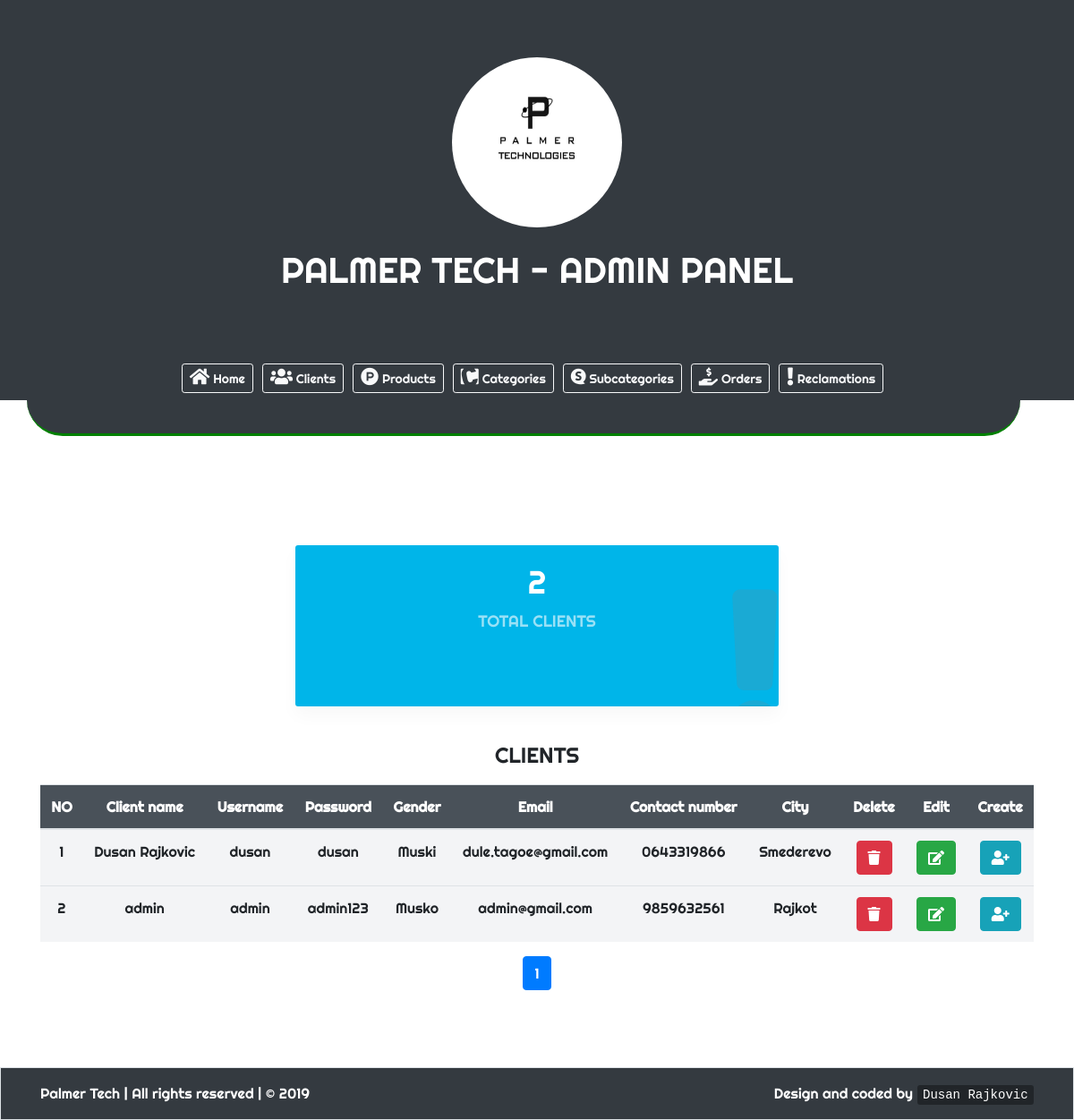
The page /admin/korisnici.php on the database its author committed.
### tables this page shows
CREATE TABLE `korisnik` (
  `korisnik_id` int(4) NOT NULL,
  `korisnik_imeprezime` varchar(35) NOT NULL,
  `korisnik_username` varchar(25) NOT NULL,
  `korisnik_password` varchar(20) NOT NULL,
  `korisnik_pol` varchar(7) NOT NULL,
  `korisnik_email` varchar(35) NOT NULL,
  `korisnik_contact` varchar(12) NOT NULL,
  `korisnik_grad` varchar(20) NOT NULL
);

### admin/korisnici.php (the view, shortened to what this page needs)
	<!DOCTYPE html>
	<html lang="en">
			<head>
				<link rel="stylesheet" href="../css/bootstrap.min.css">
				<link rel="stylesheet" href="https://cdnjs.cloudflare.com/ajax/libs/font-awesome/4.7.0/css/font-awesome.min.css">
				<link rel="stylesheet" href="https://use.fontawesome.com/releases/v5.3.1/css/all.css">
				<link href="../css/animate.css" rel="stylesheet" type="text/css" />
				<link href="../css/aos.css" rel="stylesheet" type="text/css" />
				<link href="css/style.css" rel="stylesheet" type="text/css" />
			</head>
<body onload="myFunction()" style="margin:0;">
	<div class="jumbotron text-center bg-dark" style="margin-bottom:0; border-radius: 0 !important;">
		<img class="img-fluid rounded-circle animated zoomInDown" style="height:190px; width:190px;" src="../images/palmertech.jpg"><br><br>
		<h1 class="display-5 animated bounceInLeft text-white">PALMER TECH - ADMIN PANEL</h1>
	</div>
	<nav class="navbar justify-content-center sticky-top navbar-icon-top navbar-expand-lg navbar-dark bg-dark">
	<div class="collapse navbar-collapse justify-content-md-center" id="navbarSupportedContent">
		<ul class="navbar-nav">
			<div class="btn-group pmenu">
				<button type="button" class="btn btn-outline-light btn-sm" onclick="document.location.href='index.php'">
					<i class="fas fa-home" style="font-size:20px;"></i> Home
				</button>
			</div>
			<div class="btn-group pmenu">
				<button type="button" class="btn btn-outline-light btn-sm" onclick="document.location.href='korisnici.php'">
					<i class="fas fa-users" style="font-size:20px;"></i> Clients
				</button>
			</div>
			<div class="btn-group pmenu">
				<button type="button" class="btn btn-outline-light btn-sm" onclick="document.location.href='artikli.php'">
					<i class="fab fa-product-hunt" style="font-size:20px;"></i> Products
				</button>
			</div>
			<div class="btn-group pmenu">
				<button type="button" class="btn btn-outline-light btn-sm" onclick="document.location.href='kategorije.php'">
					<i class="fab fa-contao" style="font-size:20px;"></i> Categories
				</button>
			</div>
			<div class="btn-group pmenu">
				<button type="button" class="btn btn-outline-light btn-sm" onclick="document.location.href='potkategorije.php'">
					<i class="fab fa-speakap" style="font-size:20px;"></i> Subcategories
				</button>
			</div>
			<div class="btn-group pmenu">
				<button type="button" class="btn btn-outline-light btn-sm" onclick="document.location.href='narudzbine.php'">
					<i class="fas fa-hand-holding-usd" style="font-size:20px;"></i> Orders
				</button>
			</div>
			<div class="btn-group pmenu">
				<button type="button" class="btn btn-outline-light btn-sm" onclick="document.location.href='reklamacije.php'">
					<i class="fas fa-exclamation" style="font-size:20px;"></i> Reclamations
				</button>
			</div>
		</ul>
	</div>
	</nav>
	<div class="container">
		<div class="row bg-dark" style="border-bottom: 3px solid green; height:40px; width:100%; border-bottom-right-radius: 45px; border-bottom-left-radius: 45px;">
		</div>
	</div>
	<br><br><br>
	<section class="statistic statistic2 text-center">
			<div class="container">
					<div class="row justify-content-center">
							<div class="col-md-6 col-lg-6">
									<div class="statistic__item statistic__item--blue">
										<?php
										include("../includes/connection.php");
										$query="select count(*) as total from korisnik";
										$stmt = $conn->prepare($query);
										$stmt->execute();
										$totalrow = $stmt->fetch();
										echo '<h2 class="number">'.$totalrow['total'].'</h2>';
										 ?>
											<span class="desc">Total clients</span>
											<div class="icon">
													<i class="fas fa-exclamation"></i>
											</div>
									</div>
							</div>
					</div>
			</div>
	</section>
	<div class="container text-center" style="padding-bottom: 70px;">
		<h4 class="animated bounceInRight text-center" style="padding-bottom: 10px;">CLIENTS</h4>
		<table class="table" style="background: #F3F4F6;">
		<thead class="text-white" style="background: #1F2833; opacity: 0.8;">
			<tr>
				<th scope="col">NO</th>
				<th scope="col">Client name</th>
				<th scope="col">Username</th>
				<th scope="col">Password</th>
				<th scope="col">Gender</th>
				<th scope="col">Email</th>
				<th scope="col">Contact number</th>
        <th scope="col">City</th>
        <th scope="col">Delete</th>
        <th scope="col">Edit</th>
				<th scope="col">Create</th>
			</tr>
		</thead>
		<tbody>
			<?php
				include("../includes/connection.php");
				$showRecordPerPage = 5;
				if(isset($_GET['page']) && !empty($_GET['page']))
				{
					$currentPage = $_GET['page'];
				}
				else
				{
					$currentPage = 1;
				}
				$startFrom = ($currentPage * $showRecordPerPage) - $showRecordPerPage;
				$empSQL = "select * FROM korisnik order by korisnik_id ASC LIMIT $startFrom, $showRecordPerPage";
				$stmt = $conn->prepare($empSQL);
				$stmt->execute();
				while($row = $stmt->fetch())
				{
					echo "<tr>";
					echo "<td> ".$row['korisnik_id'];
					echo "<td> ".$row['korisnik_imeprezime'];
					echo "<td> ".$row['korisnik_username'];
					echo "<td> ".$row['korisnik_password'];
					echo "<td> ".$row['korisnik_pol'];
          echo "<td> ".$row['korisnik_email'];
          echo "<td> ".$row['korisnik_contact'];
          echo "<td> ".$row['korisnik_grad'];
					echo '<td><a class="btn btn-danger" href="obrisi.php?cid='.$row['korisnik_id'].'"><i class="fas fa-trash"></i></a>';
	 				echo '<td><a class="btn btn-success" href="izmeni_korisnika.php?id='.$row['korisnik_id'].'"><i class="fas fa-edit"></i></a>';
					echo '<td><a class="btn btn-info" href="" data-toggle="modal" data-target="#addnc"><i class="fas fa-user-plus"></i></a>';
					echo "</tr>";
				}
			?>
		</tbody>
	</table>
	<nav aria-label="Page navigation">
	<ul class="pagination justify-content-center">
	<li class="page-item active"><a class="page-link" href="?page=<?php echo $currentPage ?>"><?php echo $currentPage ?></a></li>
	</ul>
	</nav>
	</div>
	<section class="copyright border bg-dark">
		<div class="container">
				<div class="row">
						<div class="col-md-6 pt-3 text-left">
								<p class="text-white">Palmer Tech | All rights reserved | © 2019</p>
						</div>
						<div class="col-md-6 pt-3 text-right">
								<p class="text-white">Design and coded by <a href="" class="btn-link" style="text-decoration:none;"><kbd>Dusan Rajkovic</kbd></a></p>
						</div>
				</div>
		</div>
	</section>
</body>
</html>

### admin/css/style.css (style rules this page uses)
body { font-family: 'Righteous', cursive; }
.statistic { padding-top: 57px; }
.statistic__item { border: 1px solid #e5e5e5; background: #fff; padding: 20px 30px; position: relative; min-height: 180px; overflow: hidden; margin-bottom: 40px; }
.statistic__item h2 { font-size: 36px; font-weight: 300; color: #4272d7; }
.statistic__item .desc { font-size: 18px; text-transform: uppercase; font-weight: 300; color: rgba(128, 128, 128, 0.6); }
.statistic__item .icon { display: inline-block; position: absolute; bottom: -50px; right: -7px; }
.statistic__item .icon i { font-size: 180px; color: #808080; opacity: .2; line-height: 1; vertical-align: baseline; }
.statistic__item--blue { background: #00b5e9; }
.statistic2 { padding-top: 50px; }
.statistic2 .statistic__item { border: none; -webkit-border-radius: 3px; -moz-border-radius: 3px; border-radius: 3px; -webkit-box-shadow: 0px 10px 20px 0px rgba(0, 0, 0, 0.03); -moz-box-shadow: 0px 10px 20px 0px rgba(0, 0, 0, 0.03); box-shadow: 0px 10px 20px 0px rgba(0, 0, 0, 0.03); }
.statistic2 .statistic__item h2 { color: #fff; }
.statistic2 .statistic__item .desc { color: rgba(255, 255, 255, 0.6); }
.pmenu { padding-right: 10px; }

### rows shown on the page
korisnik: korisnik_id "1", korisnik_imeprezime "Dusan Rajkovic", korisnik_username "dusan", korisnik_password "dusan", korisnik_pol "Muski", korisnik_email "dule.tagoe@gmail.com", korisnik_contact "0643319866", korisnik_grad "Smederevo"
korisnik: korisnik_id "2", korisnik_imeprezime "admin", korisnik_username "admin", korisnik_password "admin123", korisnik_pol "Musko", korisnik_email "admin@gmail.com", korisnik_contact "9859632561", korisnik_grad "Rajkot"

### other values the page prints
$totalrow['total'] "2"
$currentPage "1"
